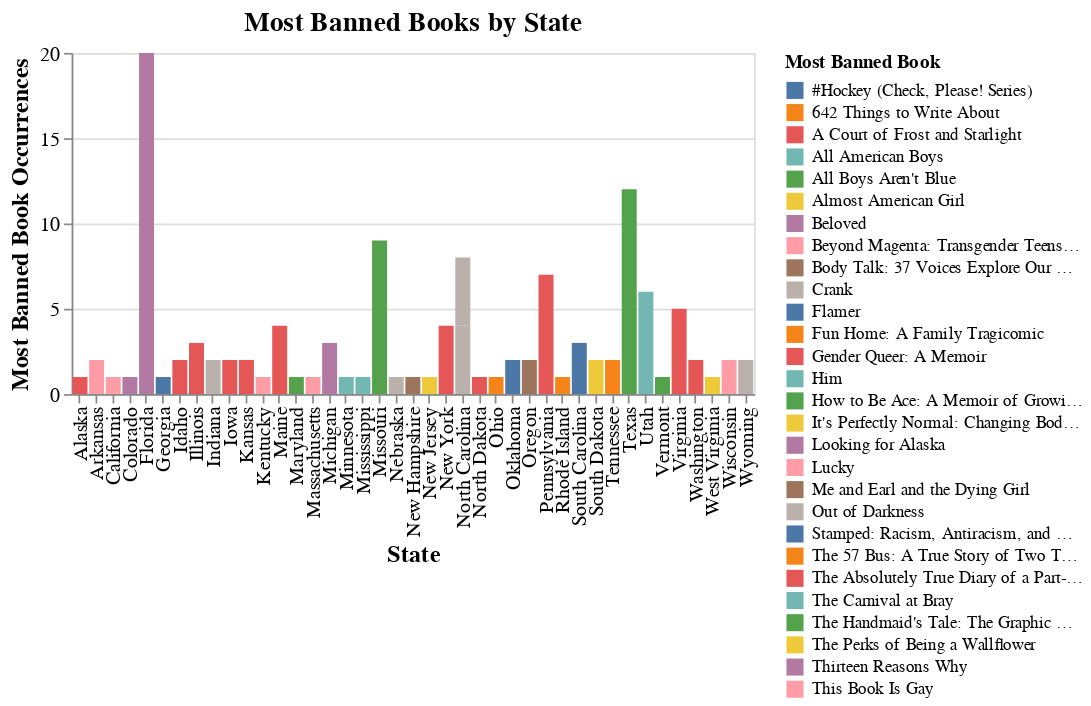

Notebook cell for this chart:
### Code cell
# created chart based on most banned book in each state
states = alt.Chart(most_banned_books).mark_bar().encode(
    x=alt.X('State:N', title='State'),
    y=alt.Y('BanCount:Q', title='Most Banned Book Occurrences'),
    color=alt.Color('Title:N', legend=alt.Legend(title="Most Banned Book")),
    tooltip=['State', 'Title', 'Author', 'BanCount']
).properties(
    width=400,
    height=200,
    title='Most Banned Books by State'
)

# Display the chart
states.configure_title(
    fontSize=16
).configure_axis(
    labelFontSize=12,
    titleFontSize=14
).show()

### Figure 1 — Vega-Lite specification as saved in the notebook (floating-point values rounded to 4 significant figures)
{"config": {"view": {"continuousWidth": 300, "continuousHeight": 300}, "axis": {"labelFontSize": 12, "titleFontSize": 14}, "title": {"fontSize": 16}}, "data": {"name": "data-d8fed74917965448a453b0fe2f0b14a6"}, "mark": {"type": "bar"}, "encoding": {"color": {"field": "Title", "legend": {"title": "Most Banned Book"}, "type": "nominal"}, "tooltip": [{"field": "State", "type": "nominal"}, {"field": "Title", "type": "nominal"}, {"field": "Author", "type": "nominal"}, {"field": "BanCount", "type": "quantitative"}], "x": {"field": "State", "title": "State", "type": "nominal"}, "y": {"field": "BanCount", "title": "Most Banned Book Occurrences", "type": "quantitative"}}, "height": 200, "title": "Most Banned Books by State", "width": 400, "$schema": "https://vega.github.io/schema/vega-lite/v5.20.1.json", "datasets": {"data-d8fed74917965448a453b0fe2f0b14a6": [{"State": "Alaska", "Title": "Gender Queer: A Memoir", "BanCount": 1, "Author": "Kobabe, Maia"}, {"State": "Arkansas", "Title": "Beyond Magenta: Transgender Teens Speak Out", "BanCount": 2, "Author": "Kuklin, Susan"}, {"State": "California", "Title": "This Book Is Gay", "BanCount": 1, "Author": "Dawson, Juno"}, {"State": "Colorado", "Title": "Beloved", "BanCount": 1, "Author": "Morrison, Toni"}, {"State": "Florida", "Title": "Thirteen Reasons Why", "BanCount": 20, "Author": "Asher, Jay"}, {"State": "Georgia", "Title": "#Hockey (Check, Please! Series)", "BanCount": 1, "Author": "Ukazu, Ngozi"}, {"State": "Idaho", "Title": "Gender Queer: A Memoir", "BanCount": 2, "Author": "Kobabe, Maia"}, {"State": "Illinois", "Title": "Gender Queer: A Memoir", "BanCount": 3, "Author": "Kobabe, Maia"}, {"State": "Indiana", "Title": "Out of Darkness", "BanCount": 2, "Author": "Pérez, Ashley Hope"}, {"State": "Iowa", "Title": "Gender Queer: A Memoir", "BanCount": 2, "Author": "Kobabe, Maia"}, {"State": "Kansas", "Title": "The Absolutely True Diary of a Part-Time Indian", "BanCount": 2, "Author": "Alexie, Sherman"}, {"State": "Kentucky", "Title": "Lucky", "BanCount": 1, "Author": "Sebold, Alice"}, {"State": "Maine", "Title": "Gender Queer: A Memoir", "BanCount": 4, "Author": "Kobabe, Maia"}, {"State": "Maryland", "Title": "All Boys Aren't Blue", "BanCount": 1, "Author": "Johnson, George M."}, {"State": "Massachusetts", "Title": "This Book Is Gay", "BanCount": 1, "Author": "Dawson, Juno"}, {"State": "Michigan", "Title": "Looking for Alaska", "BanCount": 3, "Author": "Green, John"}, {"State": "Minnesota", "Title": "Him", "BanCount": 1, "Author": "Kennedy, Elle"}, {"State": "Mississippi", "Title": "All American Boys", "BanCount": 1, "Author": "Reynolds, Jason"}, {"State": "Missouri", "Title": "The Handmaid's Tale: The Graphic Novel", "BanCount": 9, "Author": "Atwood, Margaret"}, {"State": "Nebraska", "Title": "Crank", "BanCount": 1, "Author": "Hopkins, Ellen"}, {"State": "New Hampshire", "Title": "Body Talk: 37 Voices Explore Our Radical Anatomy", "BanCount": 1, "Author": "Jensen, Kelly"}, {"State": "New Jersey", "Title": "Almost American Girl", "BanCount": 1, "Author": "Ha, Robin"}, {"State": "New York", "Title": "Gender Queer: A Memoir", "BanCount": 4, "Author": "Kobabe, Maia"}, {"State": "North Carolina", "Title": "Out of Darkness", "BanCount": 4, "Author": "Perez, Ashley Hope"}, {"State": "North Carolina", "Title": "Out of Darkness", "BanCount": 4, "Author": "Pérez, Ashley Hope"}, {"State": "North Dakota", "Title": "A Court of Frost and Starlight", "BanCount": 1, "Author": "Maas, Sarah J."}, {"State": "Ohio", "Title": "642 Things to Write About", "BanCount": 1, "Author": "San Francisco Writers' Grotto"}, {"State": "Oklahoma", "Title": "Flamer", "BanCount": 2, "Author": "Curato, Mike"}, {"State": "Oregon", "Title": "Me and Earl and the Dying Girl", "BanCount": 2, "Author": "Andrews, Jesse"}, {"State": "Pennsylvania", "Title": "Gender Queer: A Memoir", "BanCount": 7, "Author": "Kobabe, Maia"}, {"State": "Rhode Island", "Title": "Fun Home: A Family Tragicomic", "BanCount": 1, "Author": "Bechdel, Alison"}, {"State": "South Carolina", "Title": "Stamped: Racism, Antiracism, and You", "BanCount": 3, "Author": "Reynolds, Jason"}, {"State": "South Dakota", "Title": "The Perks of Being a Wallflower", "BanCount": 2, "Author": "Chbosky, Stephen"}, {"State": "Tennessee", "Title": "The 57 Bus: A True Story of Two Teenagers and the Crime That Changed Their Lives", "BanCount": 2, "Author": "Slater, Dashka"}, {"State": "Texas", "Title": "All Boys Aren't Blue", "BanCount": 12, "Author": "Johnson, George M."}, {"State": "Utah", "Title": "The Carnival at Bray", "BanCount": 6, "Author": "Foley, Jessie Ann"}, {"State": "Vermont", "Title": "How to Be Ace: A Memoir of Growing Up Asexual", "BanCount": 1, "Author": "Burgess, Rebecca"}, {"State": "Virginia", "Title": "Gender Queer: A Memoir", "BanCount": 5, "Author": "Kobabe, Maia"}, {"State": "Washington", "Title": "Gender Queer: A Memoir", "BanCount": 2, "Author": "Kobabe, Maia"}, {"State": "West Virginia", "Title": "It's Perfectly Normal: Changing Bodies, Growing Up, Sex, and Sexual Health", "BanCount": 1, "Author": "Harris, Robie H."}, {"State": "Wisconsin", "Title": "Lucky", "BanCount": 2, "Author": "Sebold, Alice"}, {"State": "Wyoming", "Title": "Crank", "BanCount": 2, "Author": "Hopkins, Ellen"}]}}
